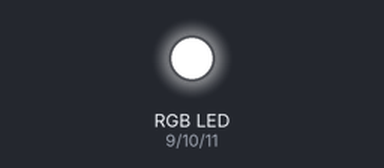
This sketch was run on a simulated Arduino Uno, built with avr-gcc and run on an emulated ATmega328P. Shown: an RGB LED mixed from three pins (HIGH = lit).

Above: at 0.05 s.
At 2.4 s:
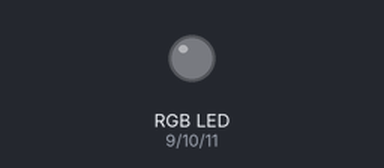
At 3.5 s:
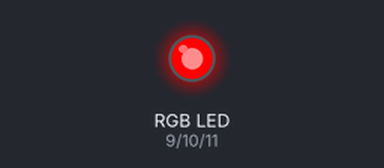
At 4.75 s:
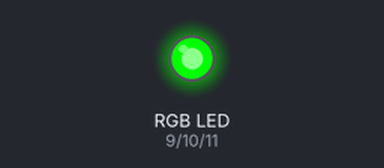
At 7.1 s:
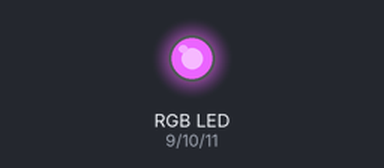
At 9.45 s:
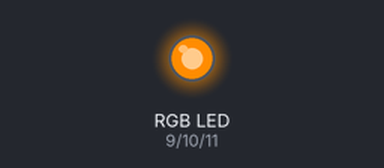
Timing chart, 0 to 12.4 s (numbered marks = the images above):
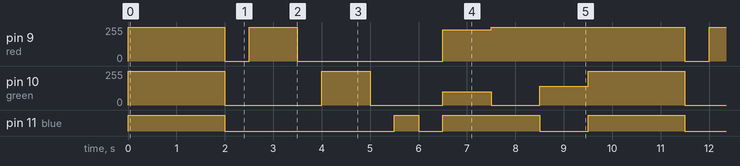

The sketch:

YPOK_4_2.ino
```cpp
/* Урок 4 схема 2
создаются переменные red, green, blue, которым
присвоиваются соответствующие номера выводов.*/
int red = 9;
int green = 10;
int blue = 11;
void setup() {
// для этих выводов задается режим работы: ВЫХОД.
pinMode(red, OUTPUT);
pinMode(green, OUTPUT);
pinMode(blue, OUTPUT);
}
void loop()
{
// светодиоды включаются с максимальной яркостью на 2 секунды.
digitalWrite(red, HIGH);
digitalWrite(green, HIGH);
digitalWrite(blue, HIGH);
delay(2000);
// выключаются светодиоды
digitalWrite(red, LOW);
digitalWrite(green, LOW);
digitalWrite(blue, LOW);
delay(500);
//светодиоды разных цветов включаются поочередно
digitalWrite(red, HIGH);  // включен красный
delay(1000);
digitalWrite(red, LOW);
delay(500);
digitalWrite(green, HIGH);  //включен зелёный
delay(1000);
digitalWrite(green, LOW);
delay(500);
digitalWrite(blue, HIGH); // включен синий
delay(500);
digitalWrite(blue, LOW);
delay(500);
// выключаются светодиоды
digitalWrite(red, LOW);
digitalWrite(green, LOW);
digitalWrite(blue, LOW);

// создание различных оттенков цветов.
analogWrite(red, 235);  // белый
analogWrite(green, 100);
analogWrite(blue, 255);
delay(1000);
analogWrite(red, 255);  // фиолетовый
analogWrite(green, 0);
analogWrite(blue, 255);
delay(1000);
analogWrite(red, 255);  // жёлтый
analogWrite(green, 140);
analogWrite(blue, 0);
delay(1000);
// выключаются светодиоды.
digitalWrite(red, LOW);
digitalWrite(green, LOW);
digitalWrite(blue, LOW);
}
```

Measured:
- by itself, pin 9 (red): repeats every 9.5 s: 0/255 0.50 s, 255/255 1.0 s, 0/255 3.0 s, 235/255 1.0 s, 255/255 4.0 s
- by itself, pin 10 (green): repeats every 9.5 s: 0/255 2.0 s, 255/255 1.0 s, 0/255 1.5 s, 100/255 1.0 s, 0/255 1.0 s, 140/255 1.0 s, 255/255 2.0 s
- by itself, pin 11 (blue): repeats every 9.5 s: LOW 3.5 s, HIGH 0.50 s, LOW 0.50 s, HIGH 2.0 s, LOW 1.0 s, HIGH 2.0 s
